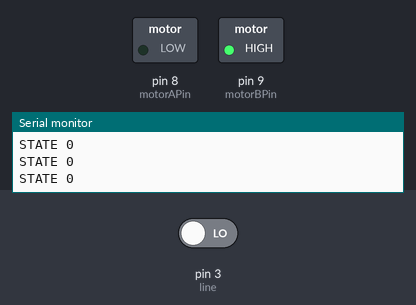
The sketch below on a simulated Arduino Uno, built with avr-gcc and run on an emulated ATmega328P. On the bench: switched loads named in the sketch (green lamp = pin HIGH), the last lines printed to the serial monitor. Inputs (shaded band) come from the test bench; at power-on: pin 3 (line) LOW.

Above: at 1.8 s.
1.9 s: pin 3 (line) driven HIGH
At 2.7 s:
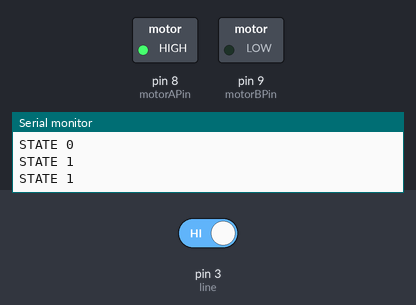
3.5 s: pin 3 (line) driven LOW
At 3.9 s:
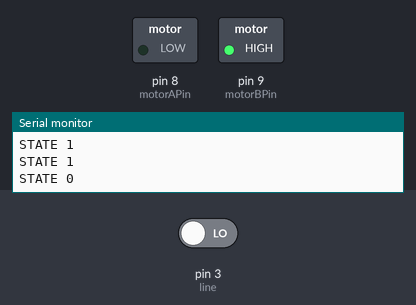
Timing chart, 0 to 6.5 s (numbered marks = the images above; inputs shaded):
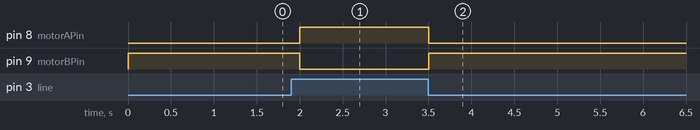

The sketch:

DC-line.ino
```cpp
const int line = 3;

long duration;
int distance;
int speed = 200;

const int motorAPin = 8;
const int motorBPin = 9;
// const int enablePin = 10;


void setup() {
  pinMode(motorAPin, OUTPUT);
  pinMode(motorBPin, OUTPUT);
  pinMode(line,INPUT);
  // pinMode(enablePin, OUTPUT);
  Serial.begin(9600);

}

void loop() {
 int lineState = digitalRead(line);
  Serial.print("STATE ");
  Serial.println(lineState);
//đen = k co phản xạ. trắng= có phản xa
  if (lineState ==1)
  {
    digitalWrite(motorAPin, HIGH);
    digitalWrite(motorBPin, LOW);
    // analogWrite(enablePin, speed);
  } else //trắng
  {
    digitalWrite(motorAPin, LOW);
    digitalWrite(motorBPin, HIGH);
    // analogWrite(enablePin, speed);
  }
  delay(500);
}
```

Measured:
- after the input at 1.9 s, pin 8 (motorAPin): LOW → HIGH after 0.10 s; pin 9 (motorBPin): HIGH → LOW after 0.10 s
- after the input at 3.5 s, pin 8 (motorAPin): HIGH → LOW at once; pin 9 (motorBPin): LOW → HIGH at once
